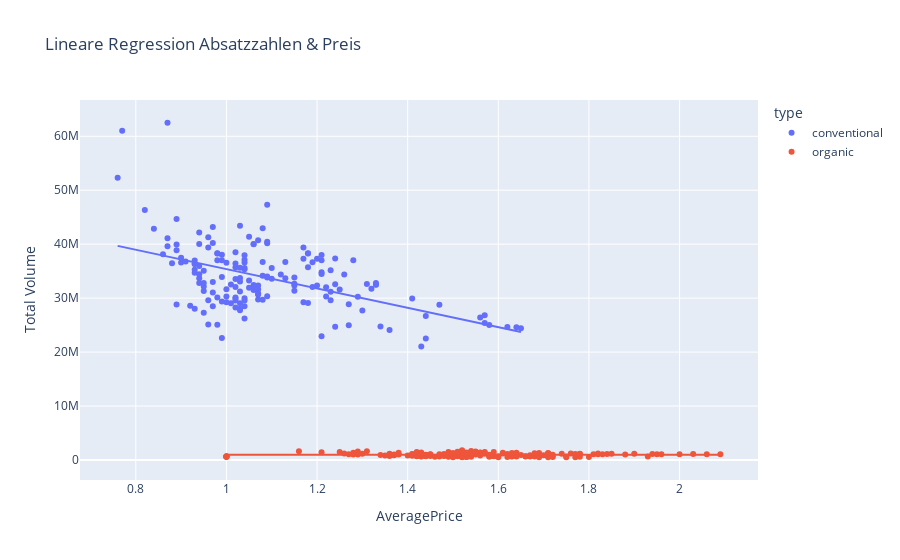

The notebook cell saved with this chart:
### Markdown cell above
### Regression Preis & Absatzzahlen

### Code cell
fig = px.scatter(total_US, x="AveragePrice", y="Total Volume", color="type",trendline='ols',title="Lineare Regression Absatzzahlen & Preis")
fig.show()

### Figure 1 — Plotly figure (JSON) as saved in the notebook; plotly's stock layout.template omitted (floating-point values rounded to 4 significant figures; data arrays with more than 128 entries replaced by an {"elided": "..."} marker saying what was removed)
{"data": [{"hovertemplate": "type=conventional<br>AveragePrice=%{x}<br>Total Volume=%{y}<extra></extra>", "legendgroup": "conventional", "marker": {"color": "#636efa", "symbol": "circle"}, "mode": "markers", "name": "conventional", "orientation": "v", "showlegend": true, "type": "scatter", "x": {"elided": "169 float values"}, "xaxis": "x", "y": {"elided": "169 float values"}, "yaxis": "y"}, {"hovertemplate": "<b>OLS trendline</b><br>Total Volume = -1.79187e+07 * AveragePrice + 5.33025e+07<br>R<sup>2</sup>=0.260059<br><br>type=conventional<br>AveragePrice=%{x}<br>Total Volume=%{y} <b>(trend)</b><extra></extra>", "legendgroup": "conventional", "marker": {"color": "#636efa", "symbol": "circle"}, "mode": "lines", "name": "conventional", "showlegend": false, "type": "scatter", "x": {"elided": "169 float values"}, "xaxis": "x", "y": {"elided": "169 float values"}, "yaxis": "y"}, {"hovertemplate": "type=organic<br>AveragePrice=%{x}<br>Total Volume=%{y}<extra></extra>", "legendgroup": "organic", "marker": {"color": "#EF553B", "symbol": "circle"}, "mode": "markers", "name": "organic", "orientation": "v", "showlegend": true, "type": "scatter", "x": {"elided": "169 float values"}, "xaxis": "x", "y": {"elided": "169 float values"}, "yaxis": "y"}, {"hovertemplate": "<b>OLS trendline</b><br>Total Volume = 36446.9 * AveragePrice + 911217<br>R<sup>2</sup>=0.000597<br><br>type=organic<br>AveragePrice=%{x}<br>Total Volume=%{y} <b>(trend)</b><extra></extra>", "legendgroup": "organic", "marker": {"color": "#EF553B", "symbol": "circle"}, "mode": "lines", "name": "organic", "showlegend": false, "type": "scatter", "x": {"elided": "169 float values"}, "xaxis": "x", "y": {"elided": "169 float values"}, "yaxis": "y"}], "layout": {"legend": {"title": {"text": "type"}, "tracegroupgap": 0}, "title": {"text": "Lineare Regression Absatzzahlen & Preis"}, "xaxis": {"anchor": "y", "domain": [0, 1], "title": {"text": "AveragePrice"}}, "yaxis": {"anchor": "x", "domain": [0, 1], "title": {"text": "Total Volume"}}}}
